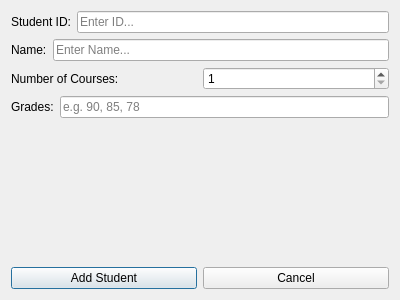
<?xml version="1.0" encoding="UTF-8"?>
<ui version="4.0">
 <class>AddStudentDialog</class>
 <widget class="QDialog" name="AddStudentDialog">
  <property name="geometry">
   <rect><x>0</x><y>0</y><width>400</width><height>300</height></rect>
  </property>
  <property name="windowTitle">
   <string>Add Student</string>
  </property>

  <layout class="QVBoxLayout" name="mainLayout">

   <!-- ID -->
   <item>
    <layout class="QHBoxLayout">
     <item>
      <widget class="QLabel" name="idLabel">
       <property name="text"><string>Student ID:</string></property>
      </widget>
     </item>
     <item>
      <widget class="QLineEdit" name="idInput">
       <property name="placeholderText"><string>Enter ID...</string></property>
      </widget>
     </item>
    </layout>
   </item>

   <!-- Name -->
   <item>
    <layout class="QHBoxLayout">
     <item>
      <widget class="QLabel" name="nameLabel">
       <property name="text"><string>Name:</string></property>
      </widget>
     </item>
     <item>
      <widget class="QLineEdit" name="nameInput">
       <property name="placeholderText"><string>Enter Name...</string></property>
      </widget>
     </item>
    </layout>
   </item>

   <!-- Number of courses -->
   <item>
    <layout class="QHBoxLayout">
     <item>
      <widget class="QLabel" name="coursesLabel">
       <property name="text"><string>Number of Courses:</string></property>
      </widget>
     </item>
     <item>
      <widget class="QSpinBox" name="coursesSpinBox">
       <property name="minimum"><number>1</number></property>
       <property name="maximum"><number>10</number></property>
      </widget>
     </item>
    </layout>
   </item>

   <!-- Grades -->
   <item>
    <layout class="QHBoxLayout">
     <item>
      <widget class="QLabel" name="gradesLabel">
       <property name="text"><string>Grades:</string></property>
      </widget>
     </item>
     <item>
      <widget class="QLineEdit" name="gradesInput">
       <property name="placeholderText"><string>e.g. 90, 85, 78</string></property>
      </widget>
     </item>
    </layout>
   </item>

   <!-- Error label -->
   <item>
    <widget class="QLabel" name="errorLabel">
     <property name="text"><string></string></property>
     <property name="styleSheet"><string>color: red;</string></property>
    </widget>
   </item>

   <!-- Buttons -->
   <item>
    <layout class="QHBoxLayout">
     <item>
      <widget class="QPushButton" name="confirmBtn">
       <property name="text"><string>Add Student</string></property>
      </widget>
     </item>
     <item>
      <widget class="QPushButton" name="cancelBtn">
       <property name="text"><string>Cancel</string></property>
      </widget>
     </item>
    </layout>
   </item>

  </layout>
 </widget>
 <resources/>
 <connections/>
</ui>
